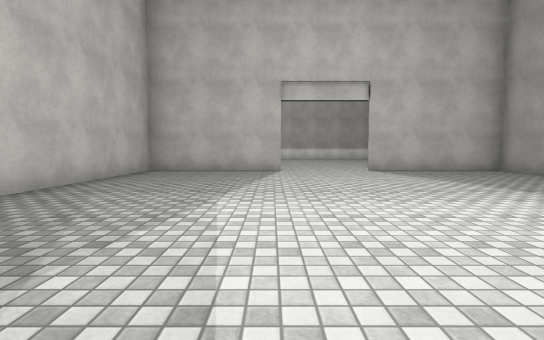
View 1 (above)

12 first-person views from a walk through a 3-D level made in the Unity game engine. The camera is 1.2 m above the floor, tilts 4° down and sees 85° across. The floor is counted in squares, 2 m on a side. Each view is taken from the middle of a square. On the plan, view 1 faces up. The plan holds only what a view shows up to about 9 squares ahead; the rest is blank. The place goes on beyond the plan. The player is left out. Surface patterns are stand-ins for the level's own textures.

View 2
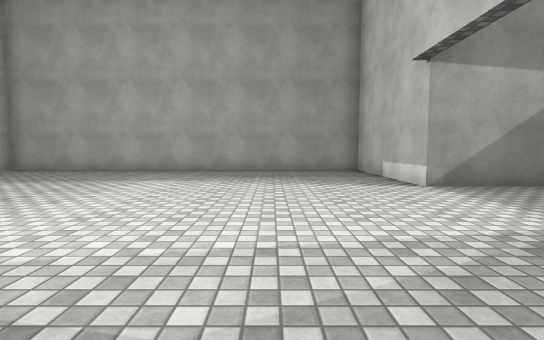

View 3
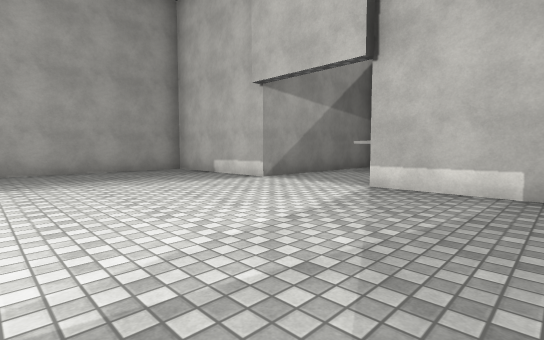

View 4
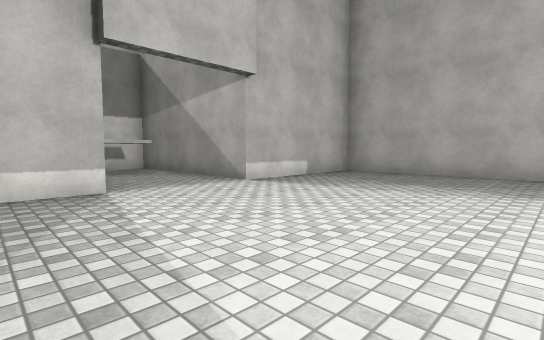

View 5
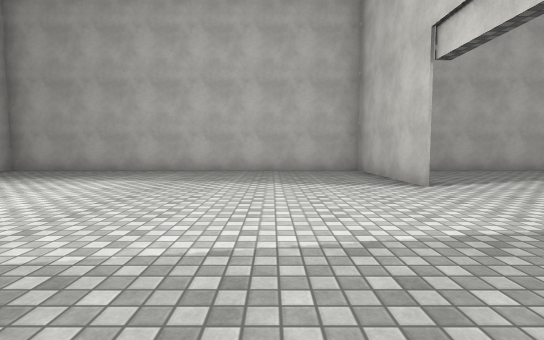

View 6
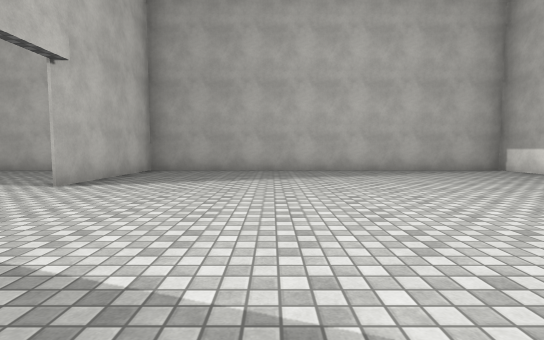

View 7
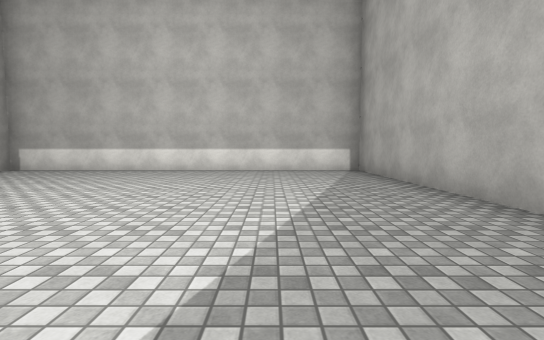

View 8
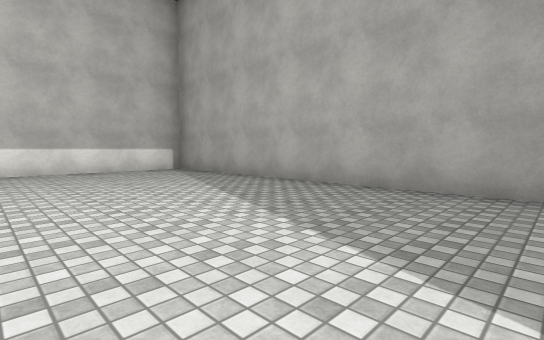

View 9
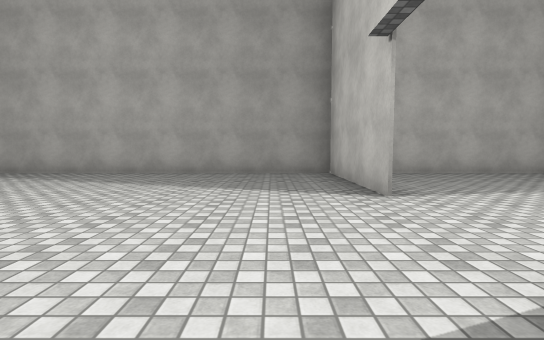

View 10
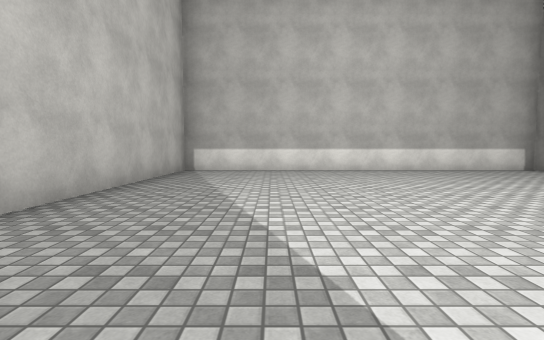

View 11
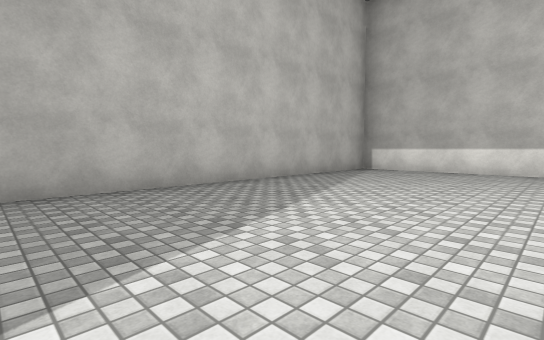

View 12
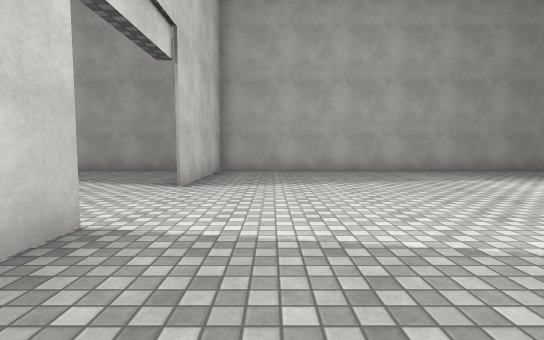

### Floor plan
Points are (right, up) in squares from view 1. A wall is a line through its corners. A room is listed if a view was taken in it or the views show most of it. See-through windows are left out.
Room 1 (views 1, 2, 3, 4, 5, 12)
walls: (0.2, 8.5) (-3.5, 8.5); (0.9, -4.2) (2.1, -4.2); (-3.5, 9) (-3.5, -1.5) (0.2, -1.5) (0.2, -5.5); (6.6, 8.5) (2.8, 8.5); (2.7, -5.1) (2.7, -1.5) (6.5, -1.5) (6.5, 9)
ways out: opening at (1.5, 9) to room 2
Room 2 (views 6, 7, 8, 9, 10, 11)
walls: (2.8, 8.5) (6.5, 8.5); (-3.5, 8.5) (0.2, 8.5); (6.5, 9) (6.5, 18.5) (-3.5, 18.5) (-3.5, 9)
ways out: opening at (1.5, 9) to room 1

Where each view was taken, in squares from view 1:
view 1: 0 up, 0 right, facing up
view 2: 1 up, 2 left, facing right
view 3: 3 up, 2 left, facing down-right
view 4: 3 up, 4 right, facing down-left
view 5: 6 up, 5 right, facing left
view 6: 12 up, 5 right, facing left
view 7: 10 up, 4 right, facing up
view 8: 10 up, 2 right, facing up-right
view 9: 10 up, 1 left, facing right
view 10: 10 up, 1 left, facing up
view 11: 10 up, 1 right, facing up-left
view 12: 7 up, 2 left, facing right
